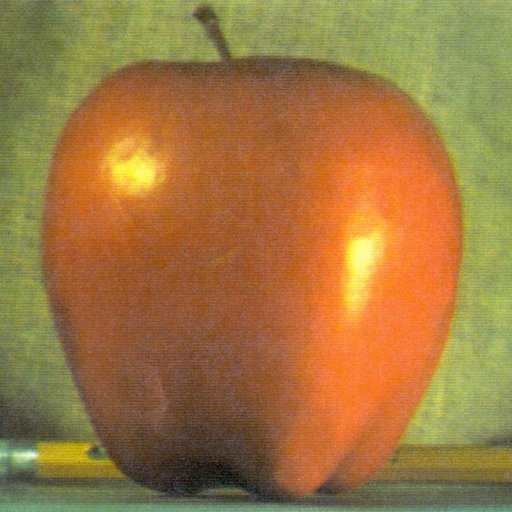
//> input picture OpenCV_3/image/apple.jpg, 512 x 512 px, given in place of lenna.png, which was not available
$ ./i   (built with g++ and OpenCV 4)
//> lines starting //> are read from the running program, lines starting //| are printed output that depends on the picture; pictures that were not available may be replaced by others from this repository, and a replacement may not be noted
### OpenCV_3/Pixel.h
// Pixel.h: interface for the CPixel class.
//
//////////////////////////////////////////////////////////////////////

#include <opencv2/opencv.hpp>

typedef unsigned char BYTE;

class CPixel
{
public:
	CPixel();
	virtual ~CPixel();

	// 레벨별 명암 보기
	cv::Mat GS_makeGrayBand();

	// 명암 대비 보기
	cv::Mat GS_makeContrast();

	// 밝기 조절 - 덧셈/뺄셈
	cv::Mat GS_add_constant(cv::Mat src_image, int constant);

	// 두 영상간 덧셈
	cv::Mat GS_add_image(cv::Mat src_image1, cv::Mat src_image2);

	// 두 영상간 뺄셈
	cv::Mat GS_subtract_image(cv::Mat src_image1, cv::Mat src_image2);

	// 명암 대비 조절 - 곱셈
	cv::Mat GS_multiple_constant(cv::Mat src_image, double scale);

	// 명암 대비 조절 - 나눗셈
	cv::Mat GS_divide_constant(cv::Mat src_image, double scale);

	// 밝기 조절 + 명암 대비 조절
	cv::Mat GS_basic_contrast_brightness(cv::Mat src_image, double contrast, int brightness);

	// 선형 결합
	cv::Mat GS_blending_effect(cv::Mat src_image1, cv::Mat src_image2, double alpha);

	// 명암도 영상의 히스토그램 생성.
	cv::Mat GS_imhist(cv::Mat img, int max_length = 256);

	// 히스토그램 평활화
	cv::Mat GS_histeq(cv::Mat src_image);

	// 히스토그램 데이터를 로그 창에 출력
	void GS_view_hist_data(cv::Mat src_image);

	// 룩업 테이블을 이용한 밝기 조절 + 명암 대비 조절
	cv::Mat GS_LUT_basic_contrast_brightness(cv::Mat src_image, double contrast, int brightness);

	// 주어진 조건에 의한 이진 영상 변환
	cv::Mat GS_threshold(cv::Mat src_image, double thresh, int threshold_type);
	cv::Mat GS_threshold(cv::Mat src_image, double thresh, double max_value, int threshold_type);

	// 적응적 경계값 설정에 의한 이진 영상 변환
	cv::Mat GS_adaptive_threshold(cv::Mat src_image, double max_value,
		int adaptive_method, int threshold_type,
		int block_size = 3, double C = 5);

	// 이진 영상에서의 논리 연산 - 논리 연산(logical operator) 사용
	cv::Mat GS_binary_logic(cv::Mat src_image1, cv::Mat src_image2, int logic_method);

	// 이진 영상을 명암도 영상으로 변환
	cv::Mat GS_binary2gray(cv::Mat src_image);

	// 명암도 영상에서의 논리 연산 - 비트 연산자(bitwise operator) 사용
	cv::Mat GS_gray_logic(cv::Mat src_image1, cv::Mat src_image2, int logic_method);
};

### OpenCV_3/Pixel.cpp
/*
 * Pixel.cpp : Pixel Processing Class
 * Modified by Lee, Moon-Ho (conv2@korea.com), 2006/12/20
 * Additionally modified by Jung, Jin-Woo
 * Last Modified : 2015/03/27
 */

#include "Pixel.h"
#define cvQueryHistValue_1D( hist, idx0 ) cvGetReal1D((hist)->bins, (idx0))


 //////////////////////////////////////////////////////////////////////
 // Construction/Destruction
 //////////////////////////////////////////////////////////////////////

CPixel::CPixel()
{

}

CPixel::~CPixel()
{

}

// Logical operation with two gray-scale images - bitwise operator
// Input: two 8bit gray-scale images + bitwise operator (AND 0, NAND 1, OR 2, NOR 3, XOR 4, Difference 5)
// [125 lines left out: functions GS_gray_logic, GS_binary_logic, GS_binary2gray, not called in this run]


// Binarization by adaptive thresholding
/* Input:
src – Source 8-bit single-channel image.
dst – Destination image of the same size and the same type as src .
maxValue – Non-zero value assigned to the pixels for which the condition is satisfied.
adaptive_method – Adaptive thresholding algorithm to use, ADAPTIVE_THRESH_MEAN_C or ADAPTIVE_THRESH_GAUSSIAN_C.
thresholdType – Thresholding type that must be either THRESH_BINARY or THRESH_BINARY_INV. Check ThresholdTypes
blockSize – Size of a pixel (default 5)
C - Constant subtracted from the mean or weighted mean (default 5)
*/
// [10 lines left out: function GS_adaptive_threshold, not called in this run]

// Binarization by thresholding
/* Input:
src – Source 8-bit single-channel image.
dst – Destination image of the same size and the same type as src .
maxValue – Non-zero value assigned to the pixels for which the condition is satisfied.
thresh - Thr eshold value to be checked
thresholdType – Thresholding type that must be either THRESH_BINARY or THRESH_BINARY_INV. Check ThresholdTypes
*/
// [299 lines left out: functions GS_threshold, GS_threshold, GS_LUT_basic_contrast_brightness, GS_histeq, GS_view_hist_data, GS_imhist and 9 more, not called in this run]

### OpenCV_3/i.cpp
#pragma once
#include <opencv2/opencv.hpp>
#include "Pixel.h"

using namespace cv;

int main()
{
	Mat lenna = imread("image/lenna.png", 1); // lenna.png 이미지 로드
//> lenna is the input picture: 512 rows x 512 cols, CV_8UC3; mean B, G, R 64.8, 119.7, 159.1
	Mat jenny = imread("image/jenny.JPG", 1); // jenny.JPG 이미지 로드
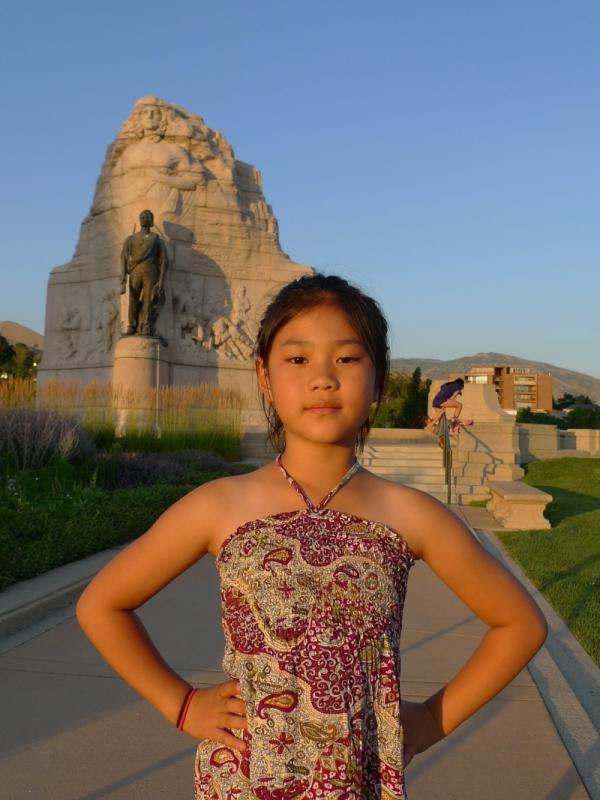
//> input picture OpenCV_3/image/jenny.JPG, 600 x 800 px
//> jenny is the input picture: 800 rows x 600 cols, CV_8UC3; mean B, G, R 105, 110.7, 119.9

	CPixel cpixel; // 제공되는 여러가지 함수들을 사용하기 위한 CPixel 인스턴스 생성

	// lenna
	Mat lenna_gray; // lenna의 흑백 이미지를 저장하기 위한 Mat 변수 생성
	cvtColor(lenna, lenna_gray, COLOR_BGR2GRAY); // cvtColor() 함수를 이용하여 gray-scale로 변환해준다
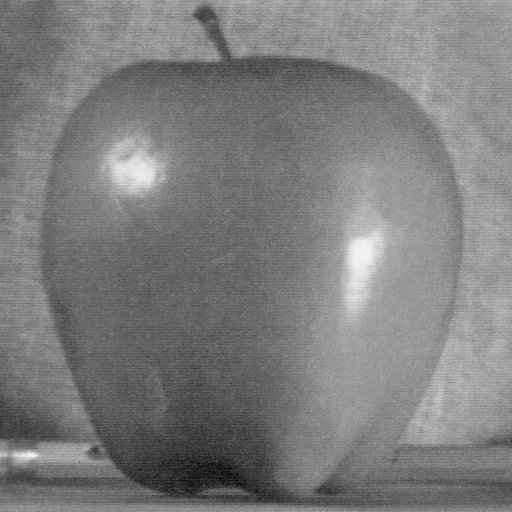
//> lenna_gray: 512 rows x 512 cols, CV_8UC1; min 7, max 248, mean 125.2

	imshow("lenna_gray", lenna_gray); // Output 이미지 출력
	imwrite("result/lenna_gray.png", lenna_gray); // Output 이미지를 내 프로젝트에 별도로 저장

	waitKey(); // Output 이미지를 관찰하기 위해 별도의 입력이 있을 때까지 기다린다.

	// jenny
	Mat jenny_gray; // jenny의 흑백 이미지를 저장하기 위한 Mat 변수 생성
	cvtColor(jenny, jenny_gray, COLOR_BGR2GRAY); // cvtColor() 함수를 이용하여 gray-scale로 변환해준다
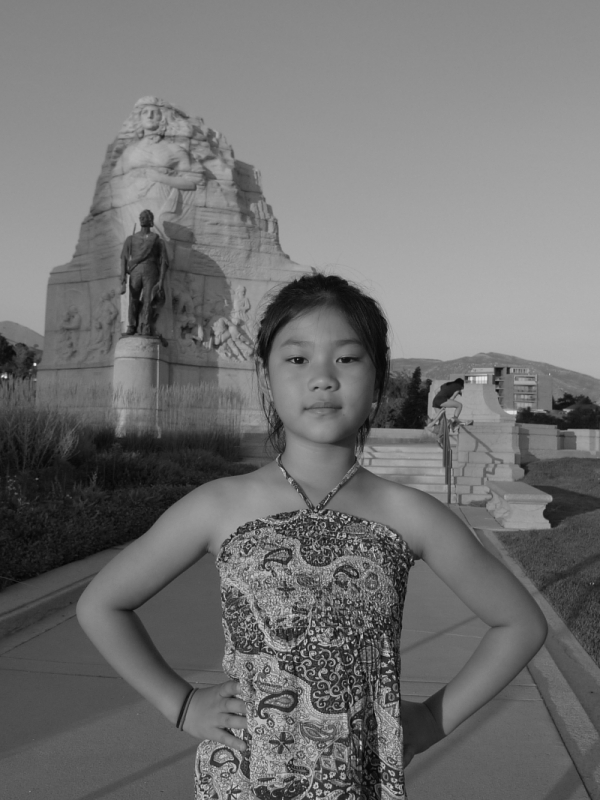
//> jenny_gray: 800 rows x 600 cols, CV_8UC1; min 4, max 241, mean 112.8

	imshow("jenny_gray", jenny_gray); // Output 이미지 출력
	imwrite("result/jenny_gray.png", jenny_gray); // Output 이미지를 내 프로젝트에 별도로 저장

	waitKey(); // Output 이미지를 관찰하기 위해 별도의 입력이 있을 때까지 기다린다.

	return 0;
}
